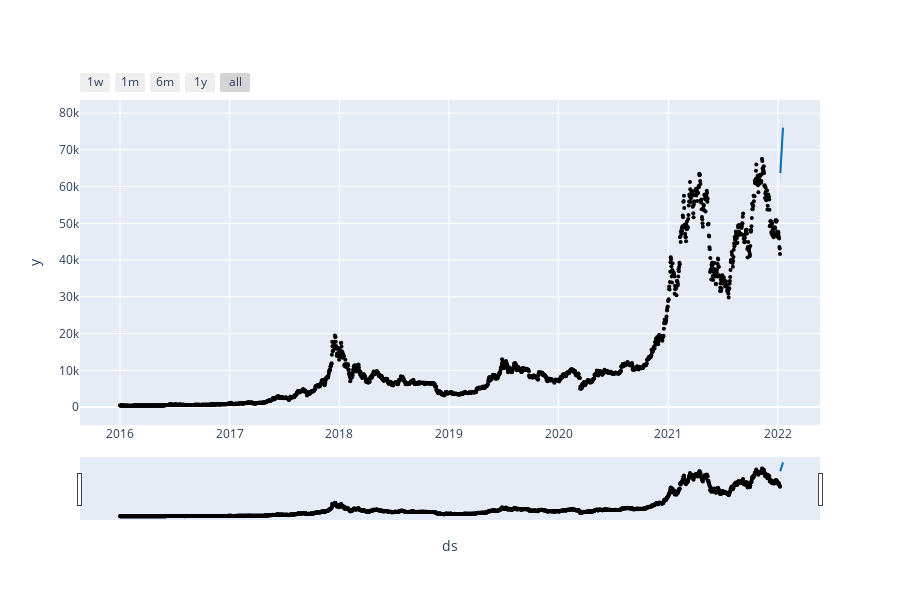

Notebook cell for this chart:
### Code cell
plot_plotly(m, forecast)

### Figure 1 — Plotly figure (JSON) as saved in the notebook; plotly's stock layout.template omitted (floating-point values rounded to 4 significant figures; data arrays with more than 128 entries replaced by an {"elided": "..."} marker saying what was removed)
{"data": [{"marker": {"color": "black", "size": 4}, "mode": "markers", "name": "Actual", "type": "scatter", "x": {"elided": "2200 str values"}, "y": {"elided": "2200 float values"}}, {"hoverinfo": "skip", "line": {"width": 0}, "mode": "lines", "type": "scatter", "x": ["2022-01-09T00:00:00", "2022-01-10T00:00:00", "2022-01-11T00:00:00", "2022-01-12T00:00:00", "2022-01-13T00:00:00", "2022-01-14T00:00:00", "2022-01-15T00:00:00", "2022-01-16T00:00:00", "2022-01-17T00:00:00", "2022-01-18T00:00:00"], "y": [60340.0, 62040.0, 63110.0, 64140.0, 65700.0, 67030.0, 68230.0, 70160.0, 71770.0, 72730.0]}, {"fill": "tonexty", "fillcolor": "rgba(0, 114, 178, 0.2)", "line": {"color": "#0072B2", "width": 2}, "mode": "lines", "name": "Predicted", "type": "scatter", "x": ["2022-01-09T00:00:00", "2022-01-10T00:00:00", "2022-01-11T00:00:00", "2022-01-12T00:00:00", "2022-01-13T00:00:00", "2022-01-14T00:00:00", "2022-01-15T00:00:00", "2022-01-16T00:00:00", "2022-01-17T00:00:00", "2022-01-18T00:00:00"], "y": [63670.0, 65140.0, 66400.0, 67460.0, 69000.0, 70120.0, 71460.0, 73520.0, 74890.0, 76010.0]}, {"fill": "tonexty", "fillcolor": "rgba(0, 114, 178, 0.2)", "hoverinfo": "skip", "line": {"width": 0}, "mode": "lines", "type": "scatter", "x": ["2022-01-09T00:00:00", "2022-01-10T00:00:00", "2022-01-11T00:00:00", "2022-01-12T00:00:00", "2022-01-13T00:00:00", "2022-01-14T00:00:00", "2022-01-15T00:00:00", "2022-01-16T00:00:00", "2022-01-17T00:00:00", "2022-01-18T00:00:00"], "y": [66650.0, 68740.0, 69730.0, 70580.0, 72130.0, 73520.0, 74600.0, 76750.0, 77880.0, 79140.0]}], "layout": {"height": 600, "showlegend": false, "width": 900, "xaxis": {"rangeselector": {"buttons": [{"count": 7, "label": "1w", "step": "day", "stepmode": "backward"}, {"count": 1, "label": "1m", "step": "month", "stepmode": "backward"}, {"count": 6, "label": "6m", "step": "month", "stepmode": "backward"}, {"count": 1, "label": "1y", "step": "year", "stepmode": "backward"}, {"step": "all"}]}, "rangeslider": {"visible": true}, "title": {"text": "ds"}, "type": "date"}, "yaxis": {"title": {"text": "y"}}}}
